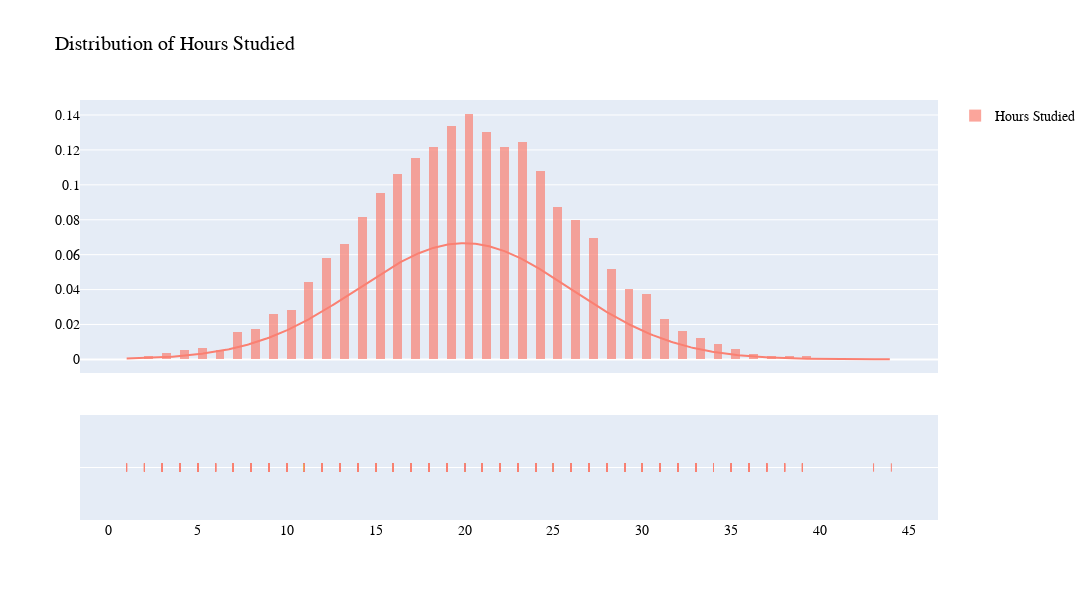

Here is the notebook cell this chart was saved with:
### Markdown cell above
<p align="left">
  <img src="Px plots\plot2.png">
  <br>
</p>

### Code cell
x3 = student_Performance['Hours_Studied'].tolist() 
group_label = ['Hours Studied']


color = ['Salmon']

fig = ff.create_distplot(
    [x3],
    group_label,
    bin_size=.5,
    curve_type='normal',colors= color
)

fig.update_layout(title_text='Distribution of Hours Studied ',font=dict(family='Arial', size=14, color='black'),width = 1200,height =600)

### Figure 1 — Plotly figure (JSON) as saved in the notebook; plotly's stock layout.template omitted (floating-point values rounded to 4 significant figures; data arrays with more than 128 entries replaced by an {"elided": "..."} marker saying what was removed)
{"data": [{"autobinx": false, "histnorm": "probability density", "legendgroup": "Hours Studied", "marker": {"color": "Salmon"}, "name": "Hours Studied", "opacity": 0.7, "type": "histogram", "x": {"elided": "6607 int values"}, "xaxis": "x", "xbins": {"end": 44, "size": 0.5, "start": 1}, "yaxis": "y"}, {"legendgroup": "Hours Studied", "marker": {"color": "Salmon"}, "mode": "lines", "name": "Hours Studied", "showlegend": false, "type": "scatter", "x": {"elided": "500 float values"}, "xaxis": "x", "y": {"elided": "500 float values"}, "yaxis": "y"}, {"legendgroup": "Hours Studied", "marker": {"color": "Salmon", "symbol": "line-ns-open"}, "mode": "markers", "name": "Hours Studied", "showlegend": false, "type": "scatter", "x": {"elided": "6607 int values"}, "xaxis": "x", "y": {"elided": "6607 str values"}, "yaxis": "y2"}], "layout": {"barmode": "overlay", "font": {"color": "black", "family": "Arial", "size": 14}, "height": 600, "hovermode": "closest", "legend": {"traceorder": "reversed"}, "title": {"text": "Distribution of Hours Studied "}, "width": 1200, "xaxis": {"anchor": "y2", "domain": [0, 1], "zeroline": false}, "yaxis": {"anchor": "free", "domain": [0.35, 1], "position": 0}, "yaxis2": {"anchor": "x", "domain": [0, 0.25], "dtick": 1, "showticklabels": false}}}
